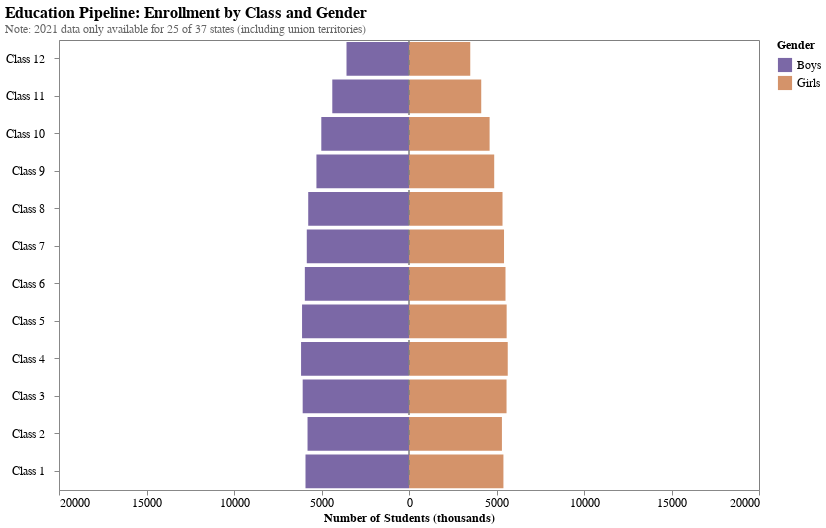

Notebook source saved alongside this figure:
### Code cell
# -------------------------------------------------------
# STEP 1 — Prepare funnel data for all years and states
# -------------------------------------------------------
class_levels = ['c1','c2','c3','c4','c5','c6','c7','c8','c9','c10','c11','c12']
class_labels = ['Class 1','Class 2','Class 3','Class 4','Class 5','Class 6',
                'Class 7','Class 8','Class 9','Class 10','Class 11','Class 12']

records = []

for year in sorted(df_all['year'].unique()):
    df_year = df_all[df_all['year'] == year]
    
    # Aggregate All-India
    for i, class_level in enumerate(class_levels):
        boys_col = f'{class_level}_b'
        girls_col = f'{class_level}_g'
        total_boys = df_year[boys_col].sum()
        total_girls = df_year[girls_col].sum()
        records.append({'Class': class_labels[i], 'Gender': 'Boys', 'Enrollment': -total_boys,
                        'Year': year, 'State': 'All India'})
        records.append({'Class': class_labels[i], 'Gender': 'Girls', 'Enrollment': total_girls,
                        'Year': year, 'State': 'All India'})

    # Aggregate by state
    for state in df_year['state'].unique():
        df_state = df_year[df_year['state'] == state]
        for i, class_level in enumerate(class_levels):
            boys_col = f'{class_level}_b'
            girls_col = f'{class_level}_g'
            total_boys = df_state[boys_col].sum()
            total_girls = df_state[girls_col].sum()
            records.append({'Class': class_labels[i], 'Gender': 'Boys', 'Enrollment': -total_boys,
                            'Year': year, 'State': state})
            records.append({'Class': class_labels[i], 'Gender': 'Girls', 'Enrollment': total_girls,
                            'Year': year, 'State': state})

df_dropout = pd.DataFrame(records)
df_dropout['Class'] = pd.Categorical(df_dropout['Class'], categories=class_labels[::-1], ordered=True)

# -------------------------------------------------------
# STEP 2 — Precompute max enrollment per state (RUN THIS FIRST)
# -------------------------------------------------------
state_max = df_dropout.groupby('State')['Enrollment'].apply(
    lambda x: max(abs(x.min()), abs(x.max()))
).reset_index()
state_max = state_max.rename(columns={'Enrollment': 'max_enrollment'})
df_dropout = df_dropout.merge(state_max, on='State', how='left')

# -------------------------------------------------------
# STEP 3 — Altair interactive funnel chart (MATCHED THEME)
# -------------------------------------------------------

year_param = alt.param(
    name='YearParam',
    value=int(df_dropout['Year'].min()),
    bind=alt.binding_range(
        min=int(df_dropout['Year'].min()),
        max=int(df_dropout['Year'].max()),
        step=1,
        name='Year: '
    )
)

state_param = alt.param(
    name='StateParam',
    value='All India',
    bind=alt.binding_select(
        options=sorted(df_dropout['State'].unique()),
        name='State: '
    )
)

# Create a dummy dataset for scale anchors
scale_anchors = []
for state in df_dropout['State'].unique():
    max_val = df_dropout[df_dropout['State'] == state]['max_enrollment'].iloc[0]
    scale_anchors.append({'State': state, 'anchor_value': -max_val})
    scale_anchors.append({'State': state, 'anchor_value': max_val})

df_anchors = pd.DataFrame(scale_anchors)

# Base layer - invisible points to set scale
base = alt.Chart(df_anchors).transform_filter(
    alt.datum.State == state_param
).mark_point(opacity=0).encode(
    x='anchor_value:Q'
).add_params(state_param)

# Main chart layer
bars = alt.Chart(df_dropout).transform_filter(
    alt.datum.State == state_param
).transform_filter(
    alt.datum.Year == year_param
).mark_bar().encode(
    y=alt.Y('Class:N', 
        sort=class_labels[::-1], 
        title=None,
        axis=alt.Axis(labelPadding=10, labelFontSize=12)
    ),
    x=alt.X('Enrollment:Q',
        axis=alt.Axis(
            title='Number of Students (thousands)',
            labelExpr="abs(datum.value)/1000",
            grid=False,
            tickCount=8,
            labelFontSize=12,
            titleFontSize=12
        )
    ),
    color=alt.Color('Gender:N', 
        scale=alt.Scale(domain=['Boys','Girls'], range=['#7B68A6','#D4936A']),
        legend=alt.Legend(
            orient='right',
            titleFontSize=12,
            labelFontSize=12,
            symbolSize=200
        )
    )
).add_params(year_param)

# Add a center line at zero
rule = alt.Chart(pd.DataFrame({'x': [0]})).mark_rule(
    color='gray',
    strokeWidth=1.5,
    strokeDash=[5, 5]
).encode(x='x:Q')

# Layer them together
chart = alt.layer(base, bars, rule).resolve_scale(
    x='shared'
).properties(
    width=700,
    height=450,
    title={
        'text': 'Education Pipeline: Enrollment by Class and Gender',
        'subtitle': 'Note: 2021 data only available for 25 of 37 states (including union territories)',
        'fontSize': 16,
        'subtitleFontSize': 12,
        'subtitleColor': '#666',
        'anchor': 'start'
    }
).configure_view(
    strokeWidth=1, stroke='gray'
).configure_axis(
    domainWidth=1
)

chart

### Figure 1 — Vega-Lite specification as saved in the notebook (floating-point values rounded to 4 significant figures; data arrays with more than 128 entries replaced by an {"elided": "..."} marker saying what was removed)
{"config": {"view": {"continuousWidth": 300, "continuousHeight": 300, "stroke": "gray", "strokeWidth": 1}, "axis": {"domainWidth": 1}}, "layer": [{"data": {"name": "data-789e9ecb0c214a592c34f5ec77ff6b94"}, "mark": {"type": "point", "opacity": 0}, "encoding": {"x": {"field": "anchor_value", "type": "quantitative"}}, "transform": [{"filter": "(datum.State === StateParam)"}]}, {"data": {"name": "data-8519d35d04a8a607b87b78c94cc1deb3"}, "mark": {"type": "bar"}, "encoding": {"color": {"field": "Gender", "legend": {"labelFontSize": 12, "orient": "right", "symbolSize": 200, "titleFontSize": 12}, "scale": {"domain": ["Boys", "Girls"], "range": ["#7B68A6", "#D4936A"]}, "type": "nominal"}, "x": {"axis": {"grid": false, "labelExpr": "abs(datum.value)/1000", "labelFontSize": 12, "tickCount": 8, "title": "Number of Students (thousands)", "titleFontSize": 12}, "field": "Enrollment", "type": "quantitative"}, "y": {"axis": {"labelFontSize": 12, "labelPadding": 10}, "field": "Class", "sort": ["Class 12", "Class 11", "Class 10", "Class 9", "Class 8", "Class 7", "Class 6", "Class 5", "Class 4", "Class 3", "Class 2", "Class 1"], "title": null, "type": "nominal"}}, "transform": [{"filter": "(datum.State === StateParam)"}, {"filter": "(datum.Year === YearParam)"}]}, {"data": {"name": "data-d285a7403ed98ae579761d64a864032b"}, "mark": {"type": "rule", "color": "gray", "strokeDash": [5, 5], "strokeWidth": 1.5}, "encoding": {"x": {"field": "x", "type": "quantitative"}}}], "height": 450, "params": [{"name": "StateParam", "bind": {"input": "select", "options": ["All India", "Andaman & Nicobar Islands", "Andhra Pradesh", "Arunachal Pradesh", "Assam", "Bihar", "Chandigarh", "Chhattisgarh", "Dadra & Nagar Haveli And Daman & Diu", "Delhi", "Goa", "Gujarat", "Haryana", "Himachal Pradesh", "Jammu & Kashmir", "Jharkhand", "Karnataka", "Kerala", "Ladakh", "Lakshadweep", "Madhya Pradesh", "Maharashtra", "Manipur", "Meghalaya", "Mizoram", "Nagaland", "Odisha", "Puducherry", "Punjab", "Rajasthan", "Sikkim", "Tamil Nadu", "Telangana", "Tripura", "Uttar Pradesh", "Uttarakhand", "West Bengal"], "name": "State: "}, "value": "All India"}, {"name": "YearParam", "bind": {"input": "range", "max": 2024, "min": 2021, "name": "Year: ", "step": 1}, "value": 2021}], "resolve": {"scale": {"x": "shared"}}, "title": {"text": "Education Pipeline: Enrollment by Class and Gender", "subtitle": "Note: 2021 data only available for 25 of 37 states (including union territories)", "fontSize": 16, "subtitleFontSize": 12, "subtitleColor": "#666", "anchor": "start"}, "width": 700, "$schema": "https://vega.github.io/schema/vega-lite/v5.20.1.json", "datasets": {"data-789e9ecb0c214a592c34f5ec77ff6b94": [{"State": "All India", "anchor_value": -19711690}, {"State": "All India", "anchor_value": 19711690}, {"State": "Chhattisgarh", "anchor_value": -710195}, {"State": "Chhattisgarh", "anchor_value": 710195}, {"State": "Haryana", "anchor_value": -566266}, {"State": "Haryana", "anchor_value": 566266}, {"State": "Punjab", "anchor_value": -599041}, {"State": "Punjab", "anchor_value": 599041}, {"State": "Uttarakhand", "anchor_value": -246927}, {"State": "Uttarakhand", "anchor_value": 246927}, {"State": "Gujarat", "anchor_value": -1177915}, {"State": "Gujarat", "anchor_value": 1177915}, {"State": "Jammu & Kashmir", "anchor_value": -375516}, {"State": "Jammu & Kashmir", "anchor_value": 375516}, {"State": "Jharkhand", "anchor_value": -933872}, {"State": "Jharkhand", "anchor_value": 933872}, {"State": "Sikkim", "anchor_value": -14282}, {"State": "Sikkim", "anchor_value": 14282}, {"State": "Meghalaya", "anchor_value": -161010}, {"State": "Meghalaya", "anchor_value": 161010}, {"State": "Manipur", "anchor_value": -85662}, {"State": "Manipur", "anchor_value": 85662}, {"State": "Kerala", "anchor_value": -700086}, {"State": "Kerala", "anchor_value": 700086}, {"State": "Himachal Pradesh", "anchor_value": -122993}, {"State": "Himachal Pradesh", "anchor_value": 122993}, {"State": "Arunachal Pradesh", "anchor_value": -43486}, {"State": "Arunachal Pradesh", "anchor_value": 43486}, {"State": "Tripura", "anchor_value": -73181}, {"State": "Tripura", "anchor_value": 73181}, {"State": "Goa", "anchor_value": -30139}, {"State": "Goa", "anchor_value": 30139}, {"State": "Mizoram", "anchor_value": -56528}, {"State": "Mizoram", "anchor_value": 56528}, {"State": "Delhi", "anchor_value": -441911}, {"State": "Delhi", "anchor_value": 441911}, {"State": "Nagaland", "anchor_value": -47039}, {"State": "Nagaland", "anchor_value": 47039}, {"State": "Ladakh", "anchor_value": -7516}, {"State": "Ladakh", "anchor_value": 7516}, {"State": "Puducherry", "anchor_value": -24659}, {"State": "Puducherry", "anchor_value": 24659}, {"State": "Chandigarh", "anchor_value": -26641}, {"State": "Chandigarh", "anchor_value": 26641}, {"State": "Andaman & Nicobar Islands", "anchor_value": -8220}, {"State": "Andaman & Nicobar Islands", "anchor_value": 8220}, {"State": "Dadra & Nagar Haveli And Daman & Diu", "anchor_value": -13341}, {"State": "Dadra & Nagar Haveli And Daman & Diu", "anchor_value": 13341}, {"State": "Lakshadweep", "anchor_value": -2157}, {"State": "Lakshadweep", "anchor_value": 2157}, {"State": "Maharashtra", "anchor_value": -1387333}, {"State": "Maharashtra", "anchor_value": 1387333}, {"State": "Tamil Nadu", "anchor_value": -685096}, {"State": "Tamil Nadu", "anchor_value": 685096}, {"State": "West Bengal", "anchor_value": -1257830}, {"State": "West Bengal", "anchor_value": 1257830}, {"State": "Odisha", "anchor_value": -688293}, {"State": "Odisha", "anchor_value": 688293}, {"State": "Bihar", "anchor_value": -3032508}, {"State": "Bihar", "anchor_value": 3032508}, {"State": "Rajasthan", "anchor_value": -1069598}, {"State": "Rajasthan", "anchor_value": 1069598}, {"State": "Assam", "anchor_value": -854506}, {"State": "Assam", "anchor_value": 854506}, {"State": "Uttar Pradesh", "anchor_value": -3862039}, {"State": "Uttar Pradesh", "anchor_value": 3862039}, {"State": "Madhya Pradesh", "anchor_value": -1126958}, {"State": "Madhya Pradesh", "anchor_value": 1126958}, {"State": "Telangana", "anchor_value": -571044}, {"State": "Telangana", "anchor_value": 571044}, {"State": "Andhra Pradesh", "anchor_value": -811194}, {"State": "Andhra Pradesh", "anchor_value": 811194}, {"State": "Karnataka", "anchor_value": -1012798}, {"State": "Karnataka", "anchor_value": 1012798}], "data-8519d35d04a8a607b87b78c94cc1deb3": {"elided": "3264 records"}, "data-d285a7403ed98ae579761d64a864032b": [{"x": 0}]}}
